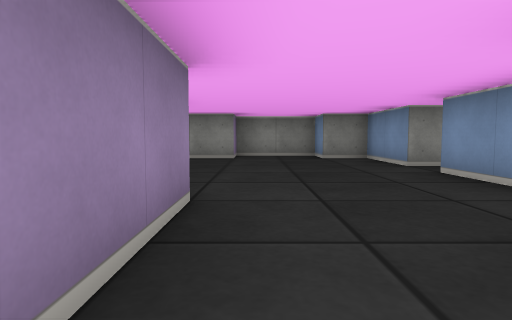
[1] (above)

16 first-person views from a walk through a cub3D level. The camera is about half as high as the walls, tilts 4° down and sees 75° across. The floor is counted in squares. Each view is taken from the middle of a square. On the plan, view 1 faces up. The plan holds only what a view shows up to about 9 squares ahead; the rest is blank. The place goes on beyond the plan.

[2]
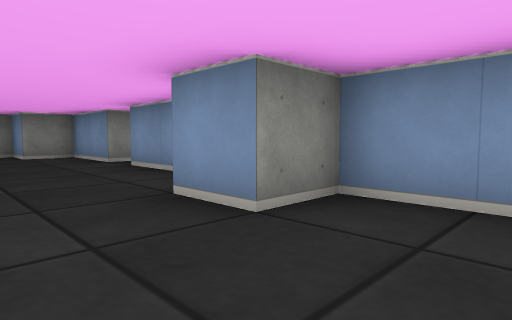

[3]
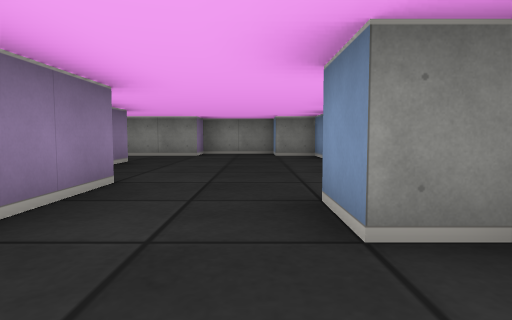

[4]
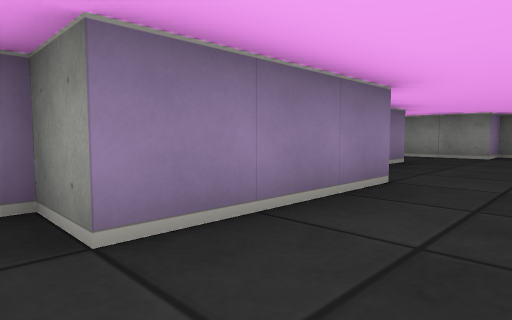

[5]
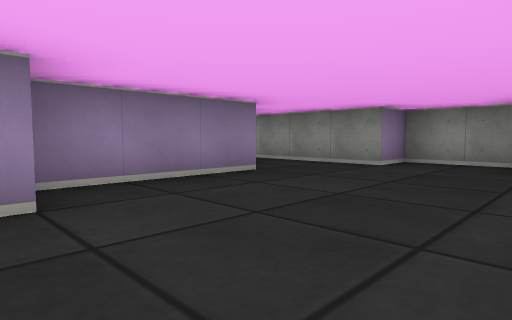

[6]
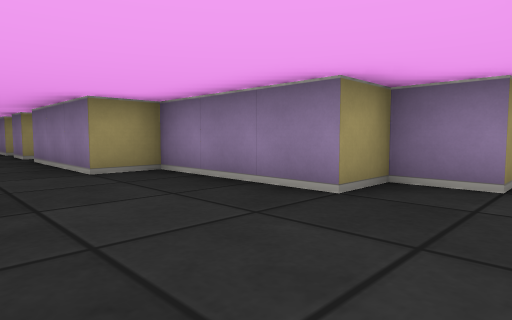

[7]
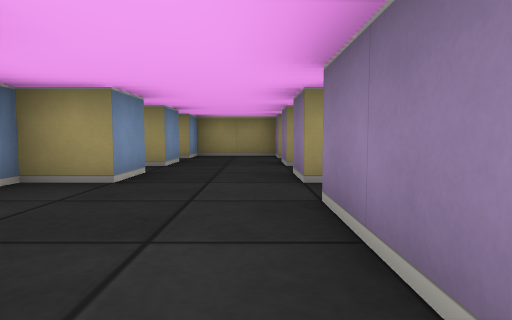

[8]
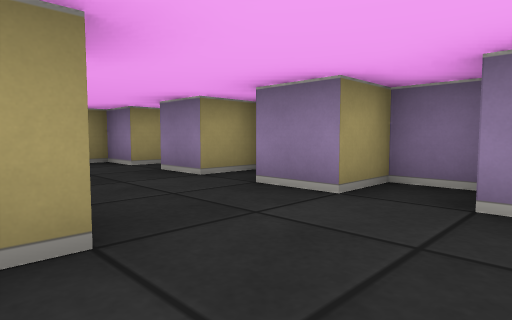

[9]
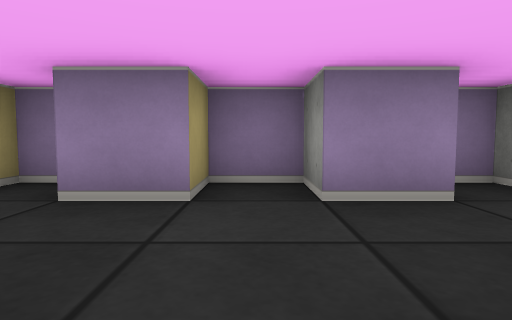

[10]
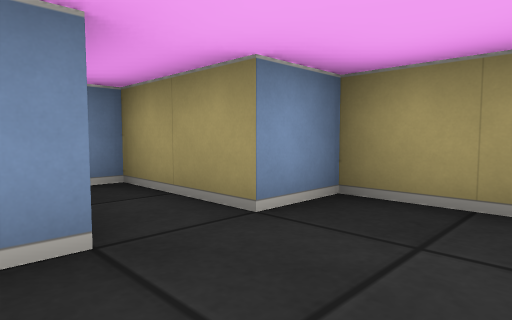

[11]
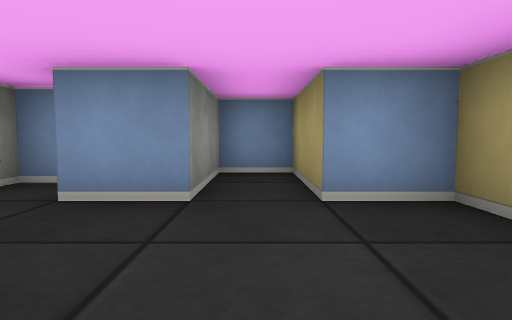

[12]
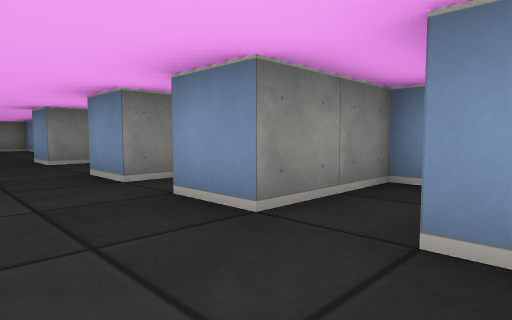

[13]
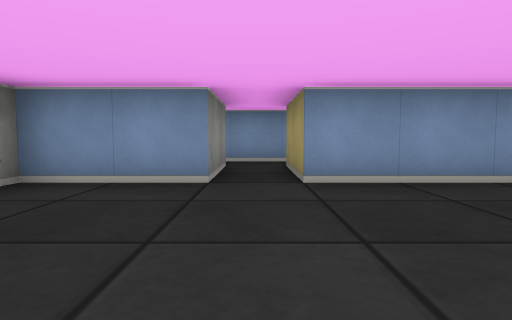

[14]
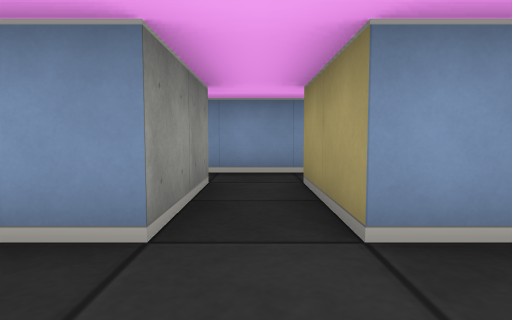

[15]
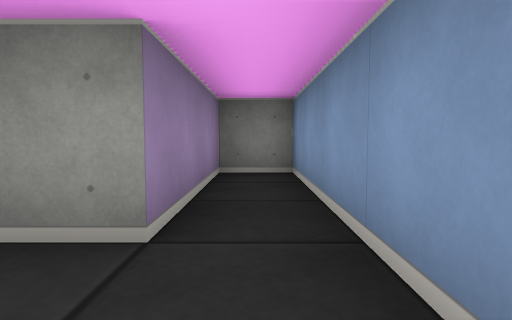

[16]
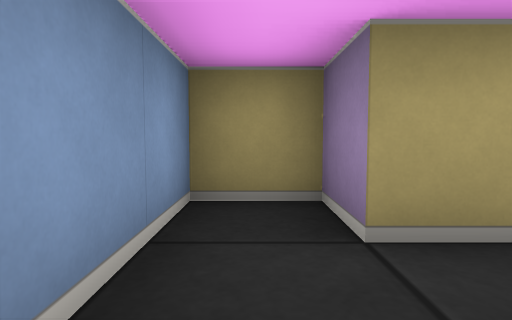

### Floor plan
Points are (right, up) in squares from view 1. A wall is a line through its corners. A room is listed if a view was taken in it or the views show most of it. See-through windows are left out.
Room 1 (views 1, 2, 3, 4, 5, 6, 7, 8, 13, 14)
walls: (2.5, 5.5) (2.5, 7.5) (1.5, 7.5) (1.5, 8.5) (-0.5, 8.5) (-0.5, 7.5) (-3.5, 7.5); (2.5, 2.2) (2.5, 4.5); (-2.5, 6.6) (-2.5, 5.5) (-1.5, 5.5) (-1.5, 2.5) (-0.5, 2.5) (-0.5, -0.5) (-1.5, -0.5) (-1.5, -1.5) (-0.5, -1.5); (1.5, -1.5) (2.5, -1.5) (2.5, 0.5) (1.5, 0.5) (1.5, 1.5)
ways out: opening at (0.5, -2) to room 2; opening at (3.5, 5) to room 4
Room 2 (views 9, 10)
walls: (-0.5, -1.5) (-0.5, -2.5) (-1.5, -2.5) (-1.5, -3.5) (-0.5, -3.5) (-0.5, -4.5); (1.5, -4.5) (1.5, -3.5) (1.9, -3.5); (2.5, -3) (2.5, -2.5) (1.5, -2.5) (1.5, -1.5)
ways out: opening at (0.5, -2) to room 1; opening at (0.5, -4) to room 3
Room 3 (views 11, 12)
walls: (-1.5, -5) (-1.5, -5.5) (-0.5, -5.5) (-0.5, -6.5) (1.5, -6.5) (1.5, -5.5) (3.5, -5.5) (3.5, -4.5) (1.5, -4.5)
ways out: opening at (0.5, -4) to room 2
Room 4 (views 15, 16)
walls: (2.5, 4.5) (4.5, 4.5) (4.5, 3.5) (5.5, 3.5) (5.5, 8.5) (4.5, 8.5) (4.5, 5.5) (2.5, 5.5)
ways out: opening at (3.5, 5) to room 1

Where each view was taken, in squares from view 1:
view 1: 0 up, 0 right, facing up
view 2: 1 down, 0 right, facing up-right
view 3: 1 down, 1 right, facing up
view 4: 1 down, 1 right, facing up-left
view 5: 2 up, 2 right, facing up-left
view 6: 7 up, 1 right, facing down-left
view 7: 2 up, 0 right, facing down
view 8: 0 up, 2 right, facing down-left
view 9: 3 down, 2 right, facing left
view 10: 4 down, 0 right, facing down-right
view 11: 5 down, 1 left, facing right
view 12: 6 down, 0 right, facing up-right
view 13: 5 up, 1 left, facing right
view 14: 5 up, 1 right, facing right
view 15: 4 up, 5 right, facing up
view 16: 6 up, 5 right, facing down
